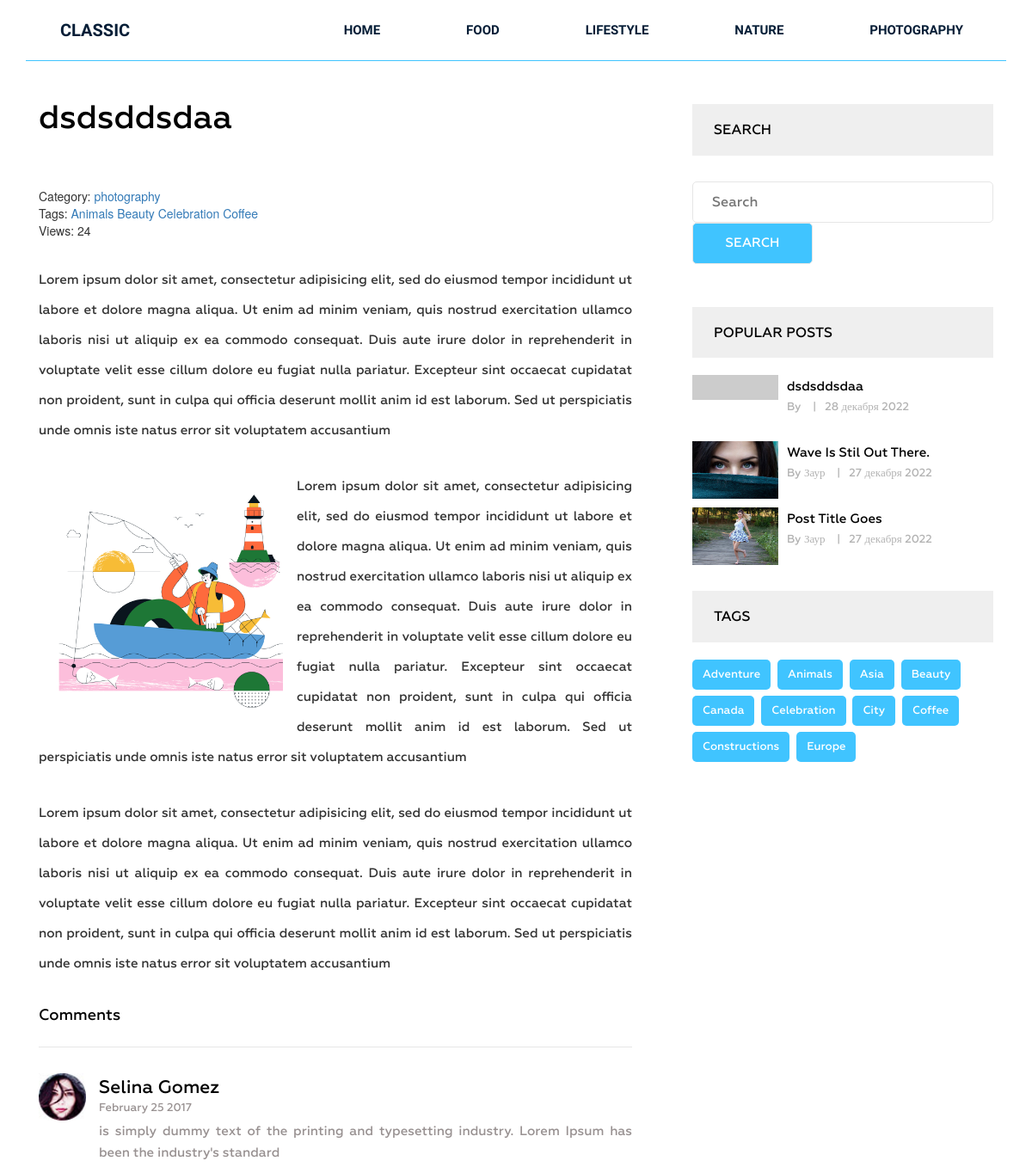
/post/dsdsdsadsaa/ (upper part), run on an earlier commit of the app's database.
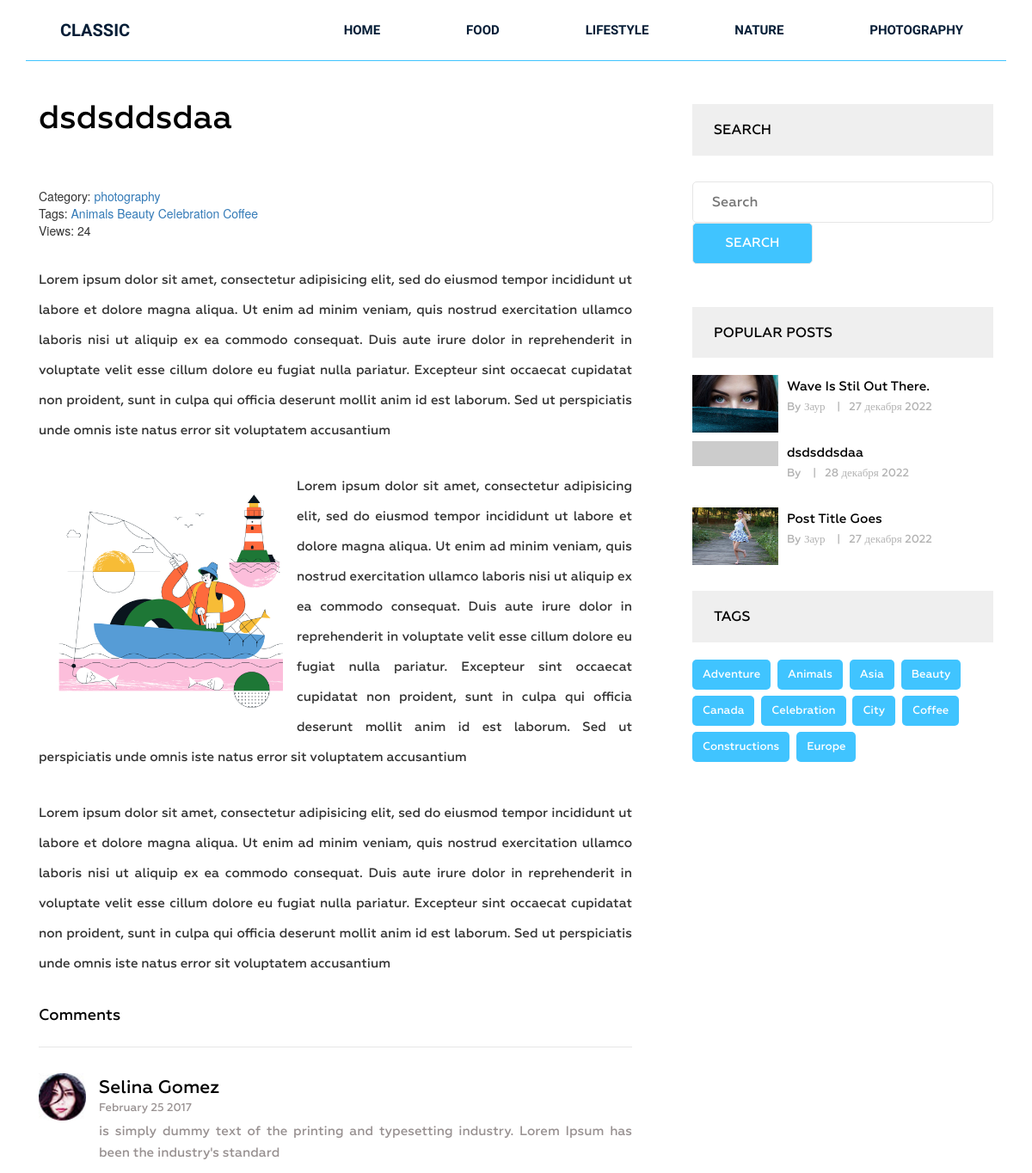
And on a later commit of the database.
### blog/models.py (models this page shows, shortened)
class Category(models.Model):
    title = models.CharField(max_length=255, verbose_name="Заголовок")
    slug = models.SlugField(max_length=255, unique=True, verbose_name="URL")
    def __str__(self):
        return self.title
    def get_absolute_url(self):
        return reverse("category", kwargs={"slug": self.slug})
    class Meta:
        verbose_name = 'Категория'
        verbose_name_plural = 'Категории'
        ordering = ['title']

class Post(models.Model):
    title = models.CharField(max_length=255, verbose_name="Заголовок")
    slug = models.SlugField(max_length=255, verbose_name='Url', unique=True)
    author = models.CharField(max_length=100, verbose_name="Автор")
    content = models.TextField(blank=True, verbose_name="Контент")
    created_at = models.DateTimeField(
        auto_now_add=True, verbose_name="Дата создания")
    photo = models.ImageField(
        upload_to='photo/%Y/%m/%d/', blank=True, verbose_name="Фото")
    views = models.IntegerField(default=0, verbose_name="Просмотры")
    category = models.ForeignKey(
        Category, on_delete=models.PROTECT, related_name='posts', verbose_name="Категория")
    tags = models.ManyToManyField(
        Tag, blank=True, related_name='posts', verbose_name="Теги")
    class Meta:
        ordering = ['-created_at']
        verbose_name = 'Пост'
        verbose_name_plural = 'Посты'

class Tag(models.Model):
    title = models.CharField(max_length=50, verbose_name="Заголовок")
    slug = models.SlugField(max_length=50, verbose_name='URL', unique=True)
    def get_absolute_url(self):
        return reverse("tag", kwargs={"slug": self.slug})
    class Meta:
        ordering = ['title']
        verbose_name = 'Тег'
        verbose_name_plural = 'Теги'

### blog/views.py (the view)
# urls.py: path('post/<str:slug>/', GetPost.as_view(), name='post'),
class GetPost(DetailView):
    model = Post
    template_name = 'blog/single.html'
    context_object_name = 'post'
    def get_context_data(self, *, object_list=None, **kwargs):
        context = super().get_context_data(**kwargs)
        self.object.views = F('views') + 1
        self.object.save()
        self.object.refresh_from_db()
        return context

### blog/templatetags/menu.py (called while the page is built)
@register.inclusion_tag('blog/menu_tpl.html')
def show_menu(menu_class='menu'):
    categories = Category.objects.all()
    return {'categories': categories, 'menu_class': menu_class}

### blog/templatetags/sidebar.py (called while the page is built)
@register.inclusion_tag('blog/popular_posts_tpl.html')
def get_popular(cnt=3):
    posts = Post.objects.order_by('-views')[:cnt]
    return {'posts': posts}

@register.inclusion_tag('blog/tags_tpl.html')
def get_tags():
    tags = Tag.objects.all()
    return {'tags': tags}

### blog/templates/blog/single.html (shortened to what this page needs)
{% extends 'base.html' %} {%load static%} {%load sidebar%}
{%block content%}
<section class="single-blog-area">
	<div class="container">
		<div class="row">
			<div class="col-md-12">
				<div class="border-top">
					<div class="col-md-8">
						<div class="blog-area">
							<div class="blog-area-part">
								<h2>{{post.title}}</h2>
								<div class="single-content">
									<div>
										<span
											>Category:
											<a href="{{post.category.get_absolute_url}}"
												>{{post.category}}</a
											></span
										><br />
										{% if post.tags.exists %}
										<span>
											Tags: {% for tag in post.tags.all %}
											<a href="{{tag.get_absolute_url}}"> {{tag.title}}</a>
											{% endfor %}
										</span>
										<br />
										<span>Views: {{post.views}}</span>
										{%endif%}
									</div>
									{{post.content|safe}}
								</div>
							</div>
							<div class="commententries">
								<h3>Comments</h3>
								<ul class="commentlist">
									<li>
										<article class="comment">
											<header class="comment-author">
												<img
													src="img/author-1.jpg"
													alt=""
												/>
											</header>
											<section class="comment-details">
												<div class="author-name">
													<h5><a href="#">Selina Gomez</a></h5>
													<p>February 25 2017</p>
												</div>
												<div class="comment-body">
													<p>
														is simply dummy text of the printing and typesetting
														industry. Lorem Ipsum has been the industry's
														standard
													</p>
												</div>
											</section>
										</article>
									</li>
								</ul>
							</div>
						</div>
					</div>
					<div class="col-md-4">
						<div class="newsletter">
							<h2 class="sidebar-title">search</h2>
							<form
								action="{%url 'search'%}"
								method="get"
							>
								<input
									type="text"
									name="s"
									placeholder="Search"
								/>
								<input
									type="submit"
									value="Search"
								/>
							</form>
						</div>
						{%get_popular%} {%get_tags%}
					</div>
				</div>
			</div>
		</div>
	</div>
</section>
{%endblock%}

### templates/base.html (shortened to what this page needs)
{% load static %} {% load cache %}
<!DOCTYPE html>
<html lang="en">
	<head>
		<link
			rel="stylesheet"
			href="{% static 'css/bootstrap.css' %}"
		/>
		<link
			rel="stylesheet"
			href="{% static 'css/font-awesome.min.css' %}"
		/>
		<link
			rel="stylesheet"
			href="{% static 'css/owl.carousel.min.css' %}"
		/>
		<link
			rel="stylesheet"
			href="{% static 'css/owl.theme.default.min.css' %}"
		/>
		<link
			rel="stylesheet"
			href="{% static 'style.css' %}"
		/>
		<link
			rel="stylesheet"
			href="{% static 'responsive.css' %}"
		/>
	</head>
	<body>
		<div class="wrapper">
			{% cache 20 header%} {%include 'inc/_header.html'%} {%endcache%}{% comment %}  <></> {% endcomment %}
			{%block	content%} {%endblock%}
		</div>
	</body>
</html>

### templates/inc/_header.html
{% load menu %}
<header class="header">
	<div class="container">
		<div class="row">
			<div class="col-md-2">
				<div class="logo">
					<h2><a href="{%url 'home'%}">Classic</a></h2>
				</div>
			</div>
			<div class="col-md-10">{% show_menu %}</div>
		</div>
	</div>
</header>

### blog/templates/blog/menu_tpl.html
<div class="{{menu_class}}">
	<ul>
		<li><a href="{%url 'home' %}">Home</a></li>
		{% for item in categories %}
		<li><a href="{{ item.get_absolute_url }}">{{item.title}}</a></li>
		{% endfor %}
	</ul>
</div>

### blog/templates/blog/popular_posts_tpl.html
<h2 class="sidebar-title">Popular posts</h2>
<div class="grid">
	{% for post in posts %}
	<div class="portfolio-item popular">
		{% if post.photo %}
		<img
			src="{{post.photo.url}}"
			alt="{{post.title}}"
		/>
		{% else %}
		<img
			src="https://picsum.photos/id/1060/300/201/?blur=2"
			alt="{{post.title}}"
		/>
		{% endif %}
		<div class="portfolio-text">
			<h5>
				<a href="{{get_absolute_url}}">{{post.title}}</a>
			</h5>
			<p>By {{post.author}} <span>|</span>{{post.created_at|date:'j E Y' }}</p>
		</div>
	</div>
	{% endfor %}
</div>

### blog/templates/blog/tags_tpl.html
<div class="tags">
	<h2 class="sidebar-title">Tags</h2>
	{% for tag in tags %}
	<p><a href="{{tag.get_absolute_url}}">{{tag.title}}</a></p>
	{% endfor %}
</div>

### templates/inc/_footer.html (shortened to what this page needs)
{% load menu %}

What changed in the data, as far as the page shows it:
changed Post "Wave Is Stil Out There.": moves up the list
